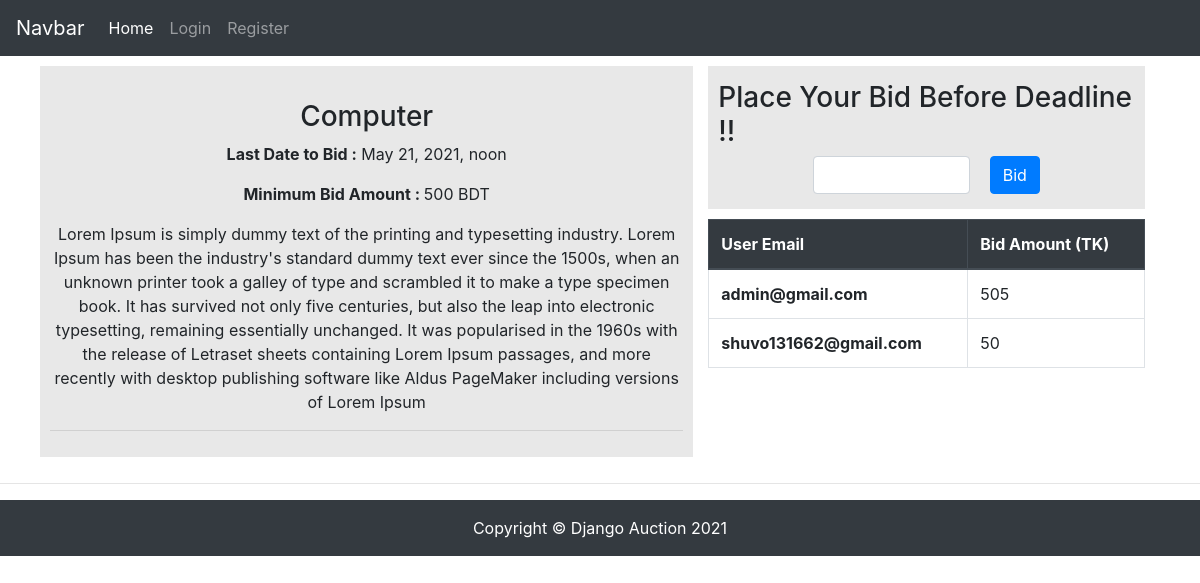
Screenshot of /singleproduct/1 with the database file from the repository.
### product/models.py (models this page shows, shortened)
class Product(models.Model):
    user = models.ForeignKey(Account, on_delete=models.CASCADE)
    title = models.CharField(max_length=120)
    image = models.ImageField(upload_to='products/')
    minBidPrice = models.IntegerField()
    details = models.TextField()
    end_date = models.DateTimeField(auto_now_add=False,null=False,blank=False)
    def is_end_date(self):
        return timezone.now()>self.end_date

class Bid(models.Model):
    user=models.ForeignKey(Account,on_delete=models.CASCADE)
    product=models.ForeignKey(Product,on_delete=models.CASCADE)
    bidAmount=models.IntegerField()
    class Meta:
        ordering = ('-bidAmount',)

### account/models.py (models this page shows, shortened)
class Account(AbstractBaseUser):
	email 					= models.EmailField(verbose_name="email", max_length=60, unique=True)
	username 				= None
	date_joined				= models.DateTimeField(verbose_name='date joined', auto_now_add=True)
	last_login				= models.DateTimeField(verbose_name='last login', auto_now=True)
	is_admin				= models.BooleanField(default=False)
	is_active				= models.BooleanField(default=True)
	is_staff				= models.BooleanField(default=False)
	is_superuser			= models.BooleanField(default=False)
	USERNAME_FIELD = 'email'
	objects = MyAccountManager()

### product/views.py (the view, shortened to what this page needs)
# urls.py: path('singleproduct/<str:pk>', views.singleproduct, name='singleproduct')
def singleproduct(request, pk):
	product=Product.objects.get(id=pk)
	bids=Bid.objects.filter(product=product)
	winner = bids.order_by('-bidAmount')[0]
	context = {'product':product,'bids':bids,'winner':winner}
	return render(request, 'products/singleproduct.html', context)

### templates/products/singleproduct.html (shortened to what this page needs)
{% extends 'base.html' %}
{% block content %}
<div class="container product-div">
    <div class="row p-10">
        <div class="col-sm-7 p-20" style="background-color: #E8E8E8;padding: 10px;">
            <div class="img text-center" >
            </div>
            <div class="text-center">
              <h3>{{ product.title }}</h3>
              <p><strong >Last Date to Bid :</strong> {{ product.end_date }}</p>
              <div class="d-flex justify-content-center">
                <p><strong> Minimum Bid Amount :    </strong>{{ product.minBidPrice }}  BDT</p>
              </div>
              <p>{{ product.details }}</p>
              <hr>
           </div>
        </div>
        <div class="col-sm-5 p-10">
          <div class="formdiv " style="background-color: #E8E8E8;padding: 15px 10px;">
            {%if product.is_end_date %}
            <h3 class="text-center">Auction Ended !!</h3>
              <div class="form-group d-flex  justify-content-center m-auto">
                <p><strong>The winner is : </strong></p>
                <h5 style="margin-left: 10px;"> {{ winner.user }}</h5>
              </div>
            {%else%}
            <form action="" method="POST" >
              <h3>Place Your Bid Before Deadline !!</h3>
              <div class="form-group d-flex w-75  justify-content-center m-auto">
                <input type="number" min="{{ product.minBidPrice }}"  name="bidamount" class="form-control w-50 " style="margin-right: 20px;" size="5" required>
                <input type="submit" class="btn btn-primary" value="Bid">
              </div>
            </form>
            {%endif%}
        </div>
            <table class="table table-bordered" style="margin-top: 10px;">
                <thead class="thead-dark">
                  <tr>
                    <th scope="col">User Email</th>
                    <th scope="col">Bid Amount (TK)</th>
                  </tr>
                </thead>
                <tbody>
                  {%for bid in bids%}
                  <tr>
                    <th scope="row">{{ bid.user.email }}</th>
                    <td>{{ bid.bidAmount }}</td>
                  </tr>
                  {%endfor%}
                </tbody>
            </table>
        </div>
    </div>
</div>
{% endblock %}

### templates/base.html (shortened to what this page needs)
{% load static %}
<!DOCTYPE html>
<html lang="en">
<head>
    <link rel="stylesheet" href="https://stackpath.bootstrapcdn.com/bootstrap/4.4.1/css/bootstrap.min.css">
    <link rel="stylesheet" href="{% static '/css/style.css' %}">
    <link rel="stylesheet" href="{% static '/js/main.js' %}">
</head>
<body>
    {% include 'partials/_navbar.html' %}
<div class="container maincontainer">
    {% block content %}
    {% endblock %}
</div>
   <hr>
   <footer class="py-3 bg-dark footer ">
    <div class="container">
        <p class="m-0 text-center text-white">Copyright &copy; Django Auction {% now 'Y' %}</p>
    </div>
</footer>
</body>
</html>

### templates/partials/_navbar.html (shortened to what this page needs)
 <nav class="navbar navbar-expand-lg navbar-dark bg-dark">
    <a class="navbar-brand" href="#">Navbar</a>
    <div class="collapse navbar-collapse" id="navbarNav" >
        <ul class="navbar-nav" >
            <li class="nav-item active">
                <a class="nav-link" href="/">Home</a>
            </li>
            {% if request.user.is_authenticated %}
            <li class="nav-item">
                <a class="nav-link bordernav" href="{% url 'create' %}">Add</a>
            </li>
            <li class="nav-item">
                <a class="nav-link bordernav" href="{% url 'myproducts' %}">My Posted Items</a>
            </li>
            <li class="nav-item">
                <a class="nav-link bordernav" href="{% url 'logout' %}">Logout</a>
            </li>
            {% else %}
                <li class="nav-item">
                    <a class="nav-link" href="{% url 'login' %}">Login</a>
                </li>
                <li class="nav-item">
                    <a class="nav-link" href="{% url 'register' %}">Register</a>
                </li>
            {% endif %}
        </ul>
    </div>
</nav>

### static/css/style.css (style rules this page uses)
.maincontainer { padding: 10px !important; }

### rows the page displays
Product: title "Computer", end_date "May 21, 2021, noon", minBidPrice "500", details "Lorem Ipsum is simply dummy text of the printing and typesetting industry. Lorem Ipsum has been the industry's standard dummy text ever since the 1500s, when an unknown printer took a galley of type and scrambled it to make a type specimen book. It has survived not only five centuries, but also the leap into electronic typesetting, remaining essentially unchanged. It was popularised in the 1960s with the release of Letraset sheets containing Lorem Ipsum passages, and more recently with desktop publishing software like Aldus PageMaker including versions of Lorem Ipsum"
Bid: user.email "admin@gmail.com", bidAmount "505"
Bid: user.email "shuvo131662@gmail.com", bidAmount "50"
